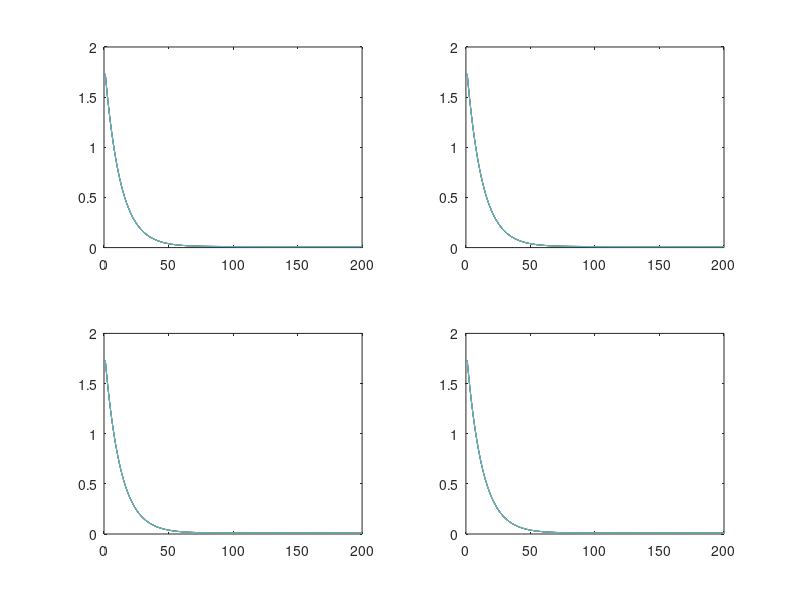

The MATLAB source for this figure:
close all; clear all; clc;

ForceConversion = 1e-06; % 1 Newton => 1e-06; % kg m/(ms)^2
% Parameters From Paper
% g = 9.8; %m/s^2     gravity
global CONSTANTS;
global BIRD;
CONSTANTS = struct(...
    'g', 9.8e-6, ... %m/ms^2 gravity
    'dt', 5, ... %ms         integration time step
    'du', 50, ... %ms        Reaction time !!check s if you change!!
    'v0', 0.01, ... %m/ms    Cruise Speed
    'M', 0.08, ... %kg      Mass
    'CL_CD', 3.3, ... %      Lift-drag coefficient
    'L0', 0.78, ... % N      Default Lift
    'D0', 0.24, ... %N       Default Drag
    'T0', 0.24, ... %N       Default Thrust
    'wBin', 10, ... %        Banking Control
    'wBout', 1, ... %        Banking Control
    'T', 62.5, ... %s        Speed Control
    'Rmax', 100, ... %m      Maximum Percetion Radius
    'nc', 6.5, ... %         Topological Range
    's', 0.1, ... %          Interpolation Factor !!50 is du!!
    'rh', 0.2, ... %m        Radius of Max Separation
    'rsep', 4, ... %m        Seperation Radius
    'sigma', 1.37, ... %m    Parameter of the Gaussian
    'ws', 1, ... %N          Weighting factor separation force
    'blindAngle', pi/2, ... %Rear "blind angle" cohesion and alignment
    'wa', 0.5, ... %N        Weighting factor alignment force
    'wc', 1, ... %N          Weighting factor cohesion force
    'Cc', 0.35, ... %        Critical Centrality 
    'wSigma', 0.01, ... %N   Weight factor random force
    'RRoost', 150, ... %m    Radius of Roost
    'WRoostH', 0.01, ... %N/m Weighting factor horizontal attraction to roost
    'WRoostV', 0.2 ... %N    Weighting factor vertical attraction to roost
);
%Convert Force Constants;
CONSTANTS.L0 = CONSTANTS.L0 * ForceConversion;
CONSTANTS.D0 = CONSTANTS.D0 * ForceConversion;
CONSTANTS.T0 = CONSTANTS.T0 * ForceConversion;
CONSTANTS.ws = CONSTANTS.ws * ForceConversion;
CONSTANTS.wa = CONSTANTS.wa * ForceConversion;
CONSTANTS.wc = CONSTANTS.wc * ForceConversion;
CONSTANTS.wSigma = CONSTANTS.wSigma * ForceConversion;
CONSTANTS.WRoostH = CONSTANTS.WRoostH * ForceConversion;
CONSTANTS.WRoostV = CONSTANTS.WRoostV * ForceConversion;

% Simulation Parameters
NumBirds = 6;
NumTimeSteps = 200;
% Bird Storage
BIRD = struct('px', 1, 'py', 2, 'pz', 3, ...
    'vx', 4, 'vy', 5, 'vz', 6, ...
    'exx', 7, 'exy', 8, 'exz', 9, ...
    'eyx', 10, 'eyy', 11, 'eyz', 12, ...
    'ezx', 13, 'ezy', 14, 'ezz', 15, ...
    'ba', 16, ... %banking angle
    'r', 17); % adaptive interaction range 

TRIALS = 4;

colors = ['r', 'g', 'b', 'c', 'm', 'y', 'k', 'w',];
for trial=1:TRIALS
    birdStorage = zeros(length(fieldnames(BIRD)), NumBirds, NumTimeSteps);

%     %% Set Initial Conditions
    initial_cylinder_height = 100;
    initial_cylinder_radius = CONSTANTS.RRoost;
    theta = 2*pi*rand(1, NumBirds);
    height = initial_cylinder_height * rand(1, NumBirds) + 10;
    birdStorage(BIRD.px:BIRD.pz, :, 1) = ...
        [initial_cylinder_radius * cos(theta);...
        initial_cylinder_radius * sin(theta);...
        height];

    initial_velocity = 10*rand(3, NumBirds);
%     birdStorage(BIRD.vx:BIRD.vz, :, 1) = initial_velocity;
    birdStorage(BIRD.vx:BIRD.vz, :, 1) = ones(3, NumBirds);
    birdStorage(BIRD.exx:BIRD.exz, :, 1) = birdStorage(BIRD.vx:BIRD.vz, :, 1) ./ sqrt(sum(birdStorage(BIRD.vx:BIRD.vz, :, 1).^2));
    birdStorage(BIRD.eyx:BIRD.eyz, :, 1) = ...
        [-1 * birdStorage(BIRD.exz, :, 1);...
        zeros(1, NumBirds);...
        birdStorage(BIRD.exx, :, 1)];
    for itr = 1:NumBirds
        birdStorage(BIRD.ezx:BIRD.ezz, itr, 1) = cross(...
            birdStorage(BIRD.exx:BIRD.exz, itr, 1), ...
            birdStorage(BIRD.eyx:BIRD.eyz, itr, 1));
    end

    birdStorage(BIRD.r, :, 1:CONSTANTS.du / CONSTANTS.dt) = CONSTANTS.RRoost^2;

    for t=1:NumTimeSteps-1
        tic
        for itr=1:NumBirds
            % Compute Neighborhoods and Interaction Range
            %% (3) Ni = findNeighborsInRadius(birdStorage, itr, t, birdStorage(BIRD.r, itr, t));
            position = birdStorage(BIRD.px:BIRD.pz, itr, t);
            birds = [1:itr-1, itr+1:size(birdStorage, 2)];
            vectorDistances = position - birdStorage(BIRD.px:BIRD.pz, birds, t);
            distances = sqrt(sum(vectorDistances.^2));
            [sortedDistances, sortedIdxs] = sort(distances);
            % Interfaces with the deltaPositions and distances arrays. wrap
            % it with birds to map to birdStorage
            Ni = sortedIdxs(sortedDistances < birdStorage(BIRD.r, itr, t));
%             Ni = birds(sortedIdxs(distances < radius));
            
            if isempty(Ni)
                Ni = sortedIdxs(1);
            end

            %% (6) reduced neighborhood
            direction = birdStorage(BIRD.exx:BIRD.exz, itr, t);
            angles = acos((sum(vectorDistances(:, Ni).*direction)./distances(Ni)) / norm(direction));
            inView = double(angles < pi - CONSTANTS.blindAngle/2) + double(angles > pi + CONSTANTS.blindAngle/2);
            NiStar = Ni(inView ~= 0);
            if isempty(NiStar)
                NiStar = sortedIdxs(1);
            end
            %% (2) adaptive Interaction Range
            Ri = birdStorage(BIRD.r, itr, t);
            RiP1 = (1 - CONSTANTS.s)*Ri + CONSTANTS.s * ...
                (CONSTANTS.Rmax - (CONSTANTS.Rmax * length(Ni) / CONSTANTS.nc));
            birdStorage(BIRD.r, itr, t + CONSTANTS.du / CONSTANTS.dt) = RiP1;


            %% STEERING FORCE EQUATIONS ==============================================================
            %% (4) separationForce(birdStorage, itr, t, Ni)
            g = exp(-(distances - CONSTANTS.rh).^2 / CONSTANTS.sigma^2)...
                .*double(distances > CONSTANTS.rh) ...
                + double(distances <= CONSTANTS.rh);
            separationForce = -CONSTANTS.ws/length(Ni) * sum(g .* vectorDistances, 2);

            %% (8) alignment(birdStorage, itr, t, NiStar)
            diffInDirections = sum(birdStorage(BIRD.exx:BIRD.exz, NiStar, t) - direction, 2);
            alignment = CONSTANTS.wa * diffInDirections / norm(diffInDirections);

            %% 
            Ng = sortedIdxs(sortedDistances < 2 * birdStorage(BIRD.r, itr, t));
            if isempty(Ng)
                Ng = sortedIdxs(1);
            end

            %% (7) centrality(birdStorage, itr, t)
            centrality = 1/10000 * 1/(length(Ng)) * norm(sum(vectorDistances(:, Ng), 2));

            %% (5) cohesion(birdStorage, itr, t, NiStar)
            thresholdDistances = distances(NiStar) > CONSTANTS.rh;
            cohesion = centrality * ...
                CONSTANTS.wc/length(NiStar) * ...
                vectorDistances(:, NiStar)*thresholdDistances'; % This part translates in the summation in equation 5.

            %% (9) social force
            socialForce = separationForce + ... % Is inf or nan
                alignment + ...
                cohesion;

            %% (10, 11, 12) roostAttraction(birdStorage, itr, t)
            % Still need to incorporate mysterious vector n and plus minus logic.
            horizontalRoostAttraction = CONSTANTS.WRoostH * ...
                (0.5 + 0.5*dot(direction,[1;1;1])) * ...
                birdStorage(BIRD.eyx:BIRD.eyz, itr, t);
            verticalRootAttraction = -CONSTANTS.WRoostV * ...
                birdStorage(BIRD.pz, itr, t) * [0,0,1]';

            roostAttraction = horizontalRoostAttraction + verticalRootAttraction;

            %% (1) speedControl(birdStorage, itr, t)
            speed = norm(birdStorage(BIRD.vx:BIRD.vz, itr, t));
            speedControl = (CONSTANTS.M / CONSTANTS.T) * (CONSTANTS.v0 - speed) * direction;
%             %% (13) randomForce()
%             randomForce = CONSTANTS.wSigma * [rand;rand;rand];
% 
%             %% (14) steeringForce
%             steeringForce = socialForce + ...
%                 roostAttraction + ...
%                 speedControl + ...
%                 randomForce;

            steeringForce = speedControl;
            test_angle = dot(birdStorage(BIRD.vx:BIRD.vz, itr, t), direction) / (speed * norm(direction));
            fprintf('bird %d has speedControl: %f\n', itr, norm(speedControl));
            fprintf('bird %d has angle: %f\n', itr, test_angle);
            %% FLIGHT FORCE EQUATIONS ==============================================================
            % (15a, b, c)
%             simplifiedLift = speed^2/CONSTANTS.v0^2 * CONSTANTS.M * CONSTANTS.g * ...
%                 birdStorage(BIRD.ezx:BIRD.ezz, itr, t);
%             simplifiedDrag = CONSTANTS.CL_CD*speed^2/CONSTANTS.v0^2 * CONSTANTS.M * ...
%                 CONSTANTS.g * birdStorage(BIRD.ezx:BIRD.ezz, itr, t);
%             thrust = CONSTANTS.T0 * birdStorage(BIRD.exx:BIRD.exz, itr, t);
% 
%             % (16)
%             flightForce = simplifiedLift + ...
%                 simplifiedDrag + ...
%                 thrust + ...
%                 (CONSTANTS.M * [0;0;-CONSTANTS.g]);
            
            flightForce = [0;0;0];

            %% (21, 22) update velocity and position
            birdStorage(BIRD.vx:BIRD.vz, itr, t+1) = birdStorage(BIRD.vx:BIRD.vz, itr, t) + ...
                CONSTANTS.dt/CONSTANTS.M * (steeringForce + flightForce);
            birdStorage(BIRD.exx:BIRD.exz, itr, t+1) = birdStorage(BIRD.vx:BIRD.vz, itr, t+1) / ...
                norm(birdStorage(BIRD.vx:BIRD.vz, itr, t+1));

            % Update position
            birdStorage(BIRD.px:BIRD.pz, itr, t+1) = birdStorage(BIRD.px:BIRD.pz, itr, t) + ...
                birdStorage(BIRD.vx:BIRD.vz, itr, t+1) * CONSTANTS.dt;

%             %% (17) lateralAcceleration
%             lateralAcceleration = (steeringForce * birdStorage(BIRD.eyx:BIRD.eyz, itr, t)') / ...
%                 CONSTANTS.M * birdStorage(BIRD.eyx:BIRD.eyz, itr, t);
% 
%             %% (18, 19, 20) banking angle
%             tanBin = CONSTANTS.wBin * norm(lateralAcceleration) * CONSTANTS.dt;
%             tanBout = CONSTANTS.wBout * sin(birdStorage(BIRD.ba, itr, t)) * CONSTANTS.dt;
%             bap1 = birdStorage(BIRD.ba, itr, t) + atan(tanBin) - atan(tanBout);
% 
%             % Update Banking angle and orientation
%             birdStorage(BIRD.ba, itr, t+1) = bap1;
%             temp_ey = ...
%                 (cos(bap1) * birdStorage(BIRD.eyx:BIRD.eyz, itr, t) + ...
%                 sin(bap1) * birdStorage(BIRD.ezx:BIRD.ezz, itr, t));
%             birdStorage(BIRD.eyx:BIRD.eyz, itr, t+1) = temp_ey/norm(temp_ey);
%             temp_ez = ...
%                 -1 * (cos(pi - bap1) * birdStorage(BIRD.ezx:BIRD.ezz, itr, t) + ...
%                 sin(pi - bap1) * birdStorage(BIRD.ezx:BIRD.ezz, itr, t));
%             birdStorage(BIRD.eyx:BIRD.eyz, itr, t+1) = temp_ez/norm(temp_ez);
%             if mod(itr, 50) == 0
%                 fprintf('Completed bird %d\n', itr)
%             end
        end 
        fprintf('====== TIMESTEP======= %d\n', t)
        toc
    end
    subplot(2,2,trial)
    for itr=1:NumBirds
        % plot velocity over time.
        plot(1:NumTimeSteps, sqrt(sum(squeeze(birdStorage(BIRD.vx:BIRD.vz, itr, 1:NumTimeSteps)).^2))); hold on;
        
%         for step=1:NumTimeSteps - 1            
%             scatter3(squeeze(birdStorage(BIRD.px, itr, step)), ...
%                 squeeze(birdStorage(BIRD.py, itr, step)), ...
%                 squeeze(birdStorage(BIRD.pz, itr, step)), colors(mod(step, length(colors)) + 1)); hold on;
%         end
    end
end